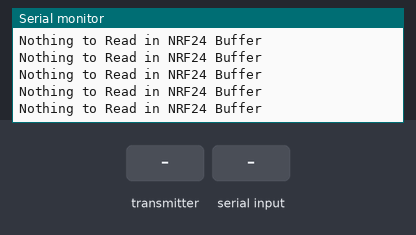
A sketch run on a simulated Arduino Uno, built with avr-gcc and run on an emulated ATmega328P. On the bench: the last lines printed to the serial monitor. Inputs (shaded band) come from the test bench. No radio packets arrive unless stated.

Above: at 5.2 s.
5.3 s: the transmitter starts sending Data = 0
At 5.32 s:
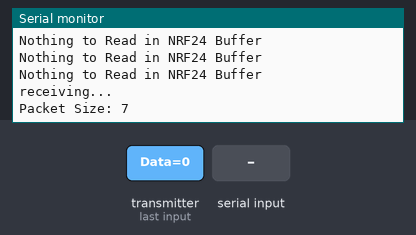
6.8 s: "T\n" received over Serial
At 7.6 s:
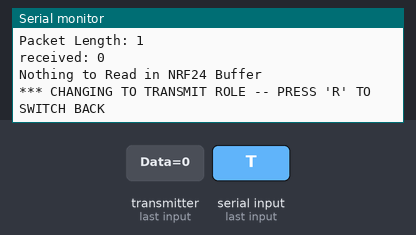

Measured:
- after the input at 5.3 s, the serial monitor: prints a new line at once (image 1)
- after the input at 6.8 s, the serial monitor: prints a new line after 0.06 s (image 2)

The sketch:

Communication_NRF24_Test_ROMS.ino
```cpp
/*
  Date 2020/8/20
  Title: NRF24 radio
  REPO: https://github.com/OLLYDOTDEV/Project-Birdseye-DTX-2020
  Description: create a testing platform for sendeding remote local data from one
  NRF24 radio to another. this code is and derived from
  http://tmrh20.github.io/RF24/gettingstarted_8cpp-example.html
  http://tmrh20.github.io/RF24/Transfer_8ino-example.html

  for the purpose of https://github.com/OLLYDOTDEV/Project-Birdseye-DTX-2020/issues/17
*/

#include "RF24.h"
#include "printf.h"

//  |Config|

RF24 radio(10, 9); // Set up nRF24L01 (makes OOP object) || RF24(_cepin _cspin )
// include needed libraries
#include <SPI.h>

const uint64_t pipes[2] = { 0xABCDABCD71LL, 0x544d52687CLL };   // radio address

// 1 byte can hold 1 character , there for the max amount of data that can be sent in one packect witht the NRF24 is 4bytes worth of character

bool TX = 1, RX = 0, Role = 0; // assign bool value to text representatives

// error values
byte Transmission_error = 0;
byte PacketSizeError = 0;

unsigned long startTime, stopTime;

bool Transmissiontime = false; // true means that the radio has been trying to tranmit for to long and failed

//---------
bool UnsentData = false;
char Serialdata = "0";

int radioread = 0;
bool received = false;
bool receiving = false;

// custom data types
typedef struct // for Wireless_Receive packet
{
  String Data;
  }
Wireless_ReceiveDef;
Wireless_ReceiveDef Wireless_Receive;


typedef struct // for Wireless_Recieve Buffer
{
  char Data[32];
  }
Buff_ReceiveDef ;
Buff_ReceiveDef Buff_Receive;

// --------------

typedef struct // for Wireless_Send packet
{
  String Data;
  }
Wireless_SendDef;
Wireless_SendDef Wireless_Send;

typedef struct // for Wireless_Send Buffer
{
  char Data[32];
  }
Buff_SendDef;
Buff_SendDef Buff_Send;


// |---------|
// |Functions|
// |---------|


//

// Role change


void TXF() {
  Serial.println(F("*** CHANGING TO TRANSMIT ROLE -- PRESS 'R' TO SWITCH BACK"));
  radio.stopListening();                  // Stop listening
  delay(10);
  radio.openWritingPipe(pipes[0]);
  radio.openReadingPipe(1, pipes[1]);
  Role = TX;
  delay(1000);
}
void RXF() {
  Serial.println(F("*** CHANGING TO RECEIVE ROLE -- PRESS 'T' TO SWITCH BACK"));
  delay(10);
  radio.openWritingPipe(pipes[1]);
  radio.openReadingPipe(1, pipes[0]);
  Role = RX;
  radio.startListening();                  // Start listening
  delay(1000);
}

void RECEIVE(){

 if(radio.available()) { // if there is information get prep for incomming otherwise
    while(radio.available()){ // loop to read all the information in FIFO BUS
         radio.read(&Buff_Receive,sizeof(Buff_Receive));
         received = true;
         Serial.println("receiving...\n");
        }

    String TempBuffString(Buff_Receive.Data); // This Varible must be declare here so that the String constructor is called
    Wireless_Receive.Data = TempBuffString;

    Serial.print("Packet Size: ");
    Serial.println(sizeof(Wireless_Receive));
    Serial.print("Packet Length: ");
    Serial.println(Wireless_Receive.Data.length());

      if(received == true){
        Serial.print("received: ");
        Serial.println(Wireless_Receive.Data);
        received = false;
       }
  }else{
       delay(100);
      Serial.println("\nNothing to Read in NRF24 Buffer\n");
       }
}

void TRANSMIT(){
 // Wireless_Send.Data = "12341234123412341234123412341234"; // Set Max length temp data for testing
 Wireless_Send.Data = "Test Data " ;// set temp data for testing
 Serial.println("\nChecking Packet Integrity");
 // Checking for errors the packet that is to be sent
 if(Wireless_Send.Data.length() <= sizeof(Buff_Send.Data)){ // Stop overloading Char array with to large sized string

   for (byte i = 0;i <= Wireless_Send.Data.length(); i++) {
    Buff_Send.Data[i] = Wireless_Send.Data[i]; // String to char Array
  }

 }else{
      PacketSizeError = 1;
      Serial.println("\n\n\n");
      Serial.println("Warning failed to convert string to array: String to large, please make sure that the String is smaller then char array ");
      Serial.println("\n\n\n");
      }

 if(sizeof(Buff_Send)> 32){ // add check for length of all varible in Datapak and make sure they are also under 32
   PacketSizeError = 1;
   Serial.print("Buff Size: ");
   Serial.println(sizeof(Buff_Send));
   Serial.println("Failed to Send, Data Structure to Large");
  }


if(PacketSizeError == 0){

  Serial.println("\nPacket Integrity Verified \n\nTransmitting...");
  // handles transmission errors
  if(Transmission_error > 9){ // if error count great then 10 reset value
    Transmission_error = 0;
   }
  if(Transmission_error == 0){
    startTime = millis();
    Transmissiontime == false;
   }
    // Sends data to Radio and then give feedback
   if(!radio.write(&Buff_Send, sizeof(Buff_Send))) { //Write to the FIFO buffers, also useds dynamic payload size
     Transmission_error++;                      //Keep count of failed payloads

     Serial.print("Transmission error number: ");
     Serial.println(Transmission_error);

     if( Transmission_error > 9 || Transmissiontime == true){ // keeps trying to send data for 5 seconds
       Serial.println("\nChecking if other Radio is Transmitting ");
       RXF(); // change to

       if(radio.available()){
         Serial.println("other radio transmitting waiting for available transmission slot");
         RECEIVE();
        }

        TXF();
        receiving = false;
       }
     }else{
          Serial.println("Transmission Successful\n");
          Serial.print("Packet Size: ");
          Serial.println(sizeof(Wireless_Send));
          Serial.print("Packet Length: ");
          Serial.println(Wireless_Send.Data.length());
          Serial.print("transmitted: ");
          Serial.println(Wireless_Send.Data);
          Serial.print("\n");
          // Resets values for next Transmission
          UnsentData == false;
          Transmissiontime = false;
          Transmission_error = 0;
          }

     if(Transmission_error == 0) { // checks if there is a error while transmission of data
      RXF();
      }else{
           stopTime = millis();
           delay(100);

           if( stopTime - startTime  > 5000){ // did time to send take longer then 5 seconds
             delay(100);
             Serial.print("Time Taken: ");
             Serial.println(stopTime - startTime );
             Serial.println("Transmition is taking too long");
             Transmissiontime = true;
             }
            }

}else{ // Runs if Packet failed to make aending criteria
      PacketSizeError = 0;
      delay(1000);
     }
}


void Serialread(void) { // Serial override
  if(Serial.available()){
    Serialdata = toupper(Serial.read());
    if(Serialdata == 'T' && Role == RX){
      TXF();
    }else if(Serialdata == 'R' && Role == TX ){
            RXF();
           }
   }
}


void setup() {

  //Setup and configure rf radio//

  Serial.begin(115200);
  delay(2000); // allow time for start up
  printf_begin();
  Serial.println("Initialising embedded software"); // Debug for when the start up function runs
  radio.begin();  // called function to setup the radio.

  radio.setChannel(125); // select sport portion of the 2.4 gigahertz Spectrum it is broadcasting on in this case it is selected above the frequency of 2.4Ghz Wi-Fi thus was will not received interference.
  radio.setPALevel(RF24_PA_LOW); // will be reaplaced with RF24_PA_MAX for larger range & penetration

  radio.setDataRate(RF24_250KBPS); // less speed means great transmission stability (values can be [RF24_250KBPS, RF24_1MBPS, RF24_2MBPS])
  radio.setAutoAck(true); // enables autoACK  this is what autoACK is https://forum.arduino.cc/index.php?topic=504412.0

  radio.enableDynamicPayloads() ;
  radio.enableAckPayload();

  radio.setRetries(1, 15);  // delay,(max 15) count(max 15)
  radio.setCRCLength(RF24_CRC_8);  // Cyclic redundancy check used for error-detecting

  radio.openWritingPipe(pipes[1]); // radio address
  radio.openReadingPipe(1, pipes[0]);

  radio.startListening();                  // Start listening
  radio.printDetails();                    // Dump the configuration of the rf unit for debugging || #include "printf.h" and also   printf_begin();

  radio.powerUp();                         //Power up the radio

  delay(1000);

  Serial.println("Initialising Main Program");
  Serial.println("defaulting RECEIVE State");
  Serial.println("\n *** R=RECEIVE | T=TRANSMIT ***");

  delay(1000);

  // debug
}
void loop() {
  Serialread(); // read if there is Serial information
  // Transmission Mode change
  if(UnsentData == true){ // Looks if there is data that needs to be tranmitted
     if(Role == TX){
     // do nothing as it will send data anyway also dont reset connect to other radio
     }else{
          TXF(); // makesure role to TX so that it can set
          }
   }

  //TX
  if(Role == TX){
    TRANSMIT();
   } // TX END
  //RX
  else if(Role == RX){
        RECEIVE();
        }
} // end of loop
```
